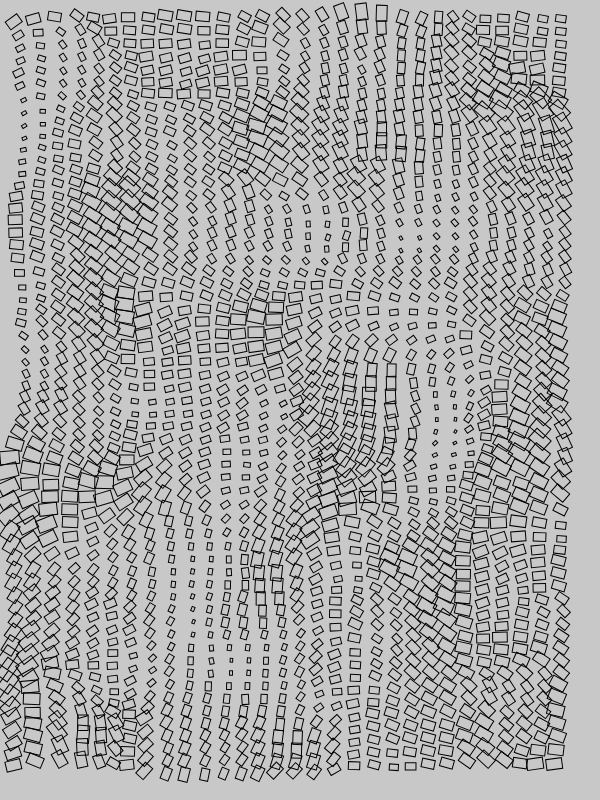
Frame 1 (no input)
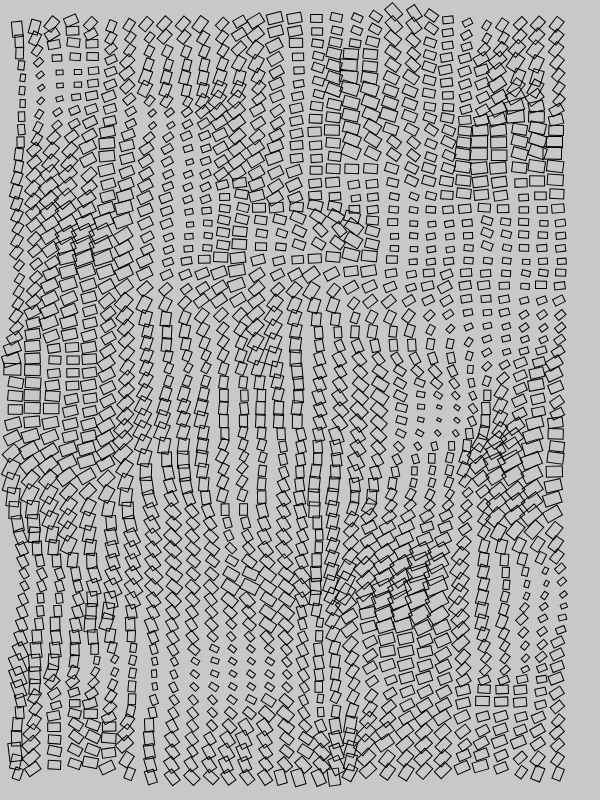
Frame 60 (no input)
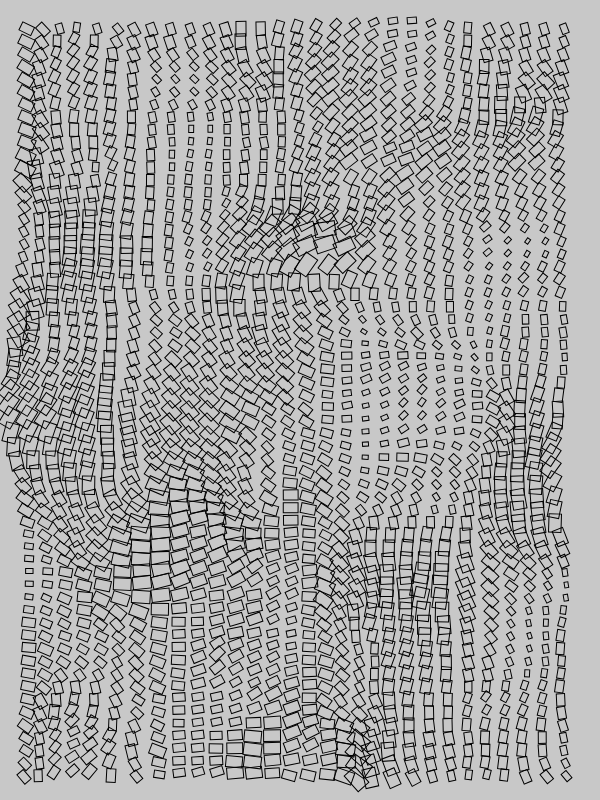
Frame 120 (the mouse pressed at the canvas centre since frame 60)

The p5.js sketch that drew these frames (run headless with seeded random() and noise() and a simulated clock; from frame 60 on, the mouse is pressed at the canvas centre):

// p5.js sketch
// ── sketch.js

let noiseStartX = Math.random() * 2000.0 - 1000.0;
let noiseStartY = Math.random() * 2000.0 - 1000.0;
let noiseStartZ = Math.random() * 2000.0 - 1000.0;
let noiseScale = 0.012;

let rotateNoiseX = Math.random() * 2000.0 - 1000.0;
let rotateNoiseY = Math.random() * 2000.0 - 1000.0;
let rotateNoiseScale = 0.006;

let xCount = 30;
let yCount = 60;

function setup() {
  createCanvas(600, 800);
  background(200);
}

function draw() {

  background(200);


  let padding = 20;
  let rotSpeed = 1.0;

  noiseStartZ += 0.01;
  // rotateNoiseX += 0.01;


  let blockWidth = (width - 2 * padding) / xCount;
  let blockHeight = (height - 2 * padding) / yCount;

  for (let x = 0; x < xCount; x++) {
    for (let y = 0; y < yCount; y++) {
      let xPos = padding + x * blockWidth;
      let yPos = padding + y * blockHeight;

      let sizeRatio = noise(noiseStartX + xPos * noiseScale, noiseStartY + yPos * noiseScale, noiseStartZ) * 1.5;
      xPos += ((1.0 - sizeRatio) * blockWidth) / 2;
      yPos += ((1.0 - sizeRatio) * blockHeight) / 2;

      let newWidth = blockWidth * sizeRatio;
      let newHeight = blockHeight * sizeRatio;

      let rotateAngle = noise(rotateNoiseX + xPos * rotateNoiseScale, rotateNoiseY + yPos * rotateNoiseScale) * 360 - frameCount * rotSpeed;
      push();

      translate(xPos, yPos);
      rotate(radians(rotateAngle));

      noFill();
      rect(0, 0, newWidth, newHeight);

      pop();
    }
  }

}
